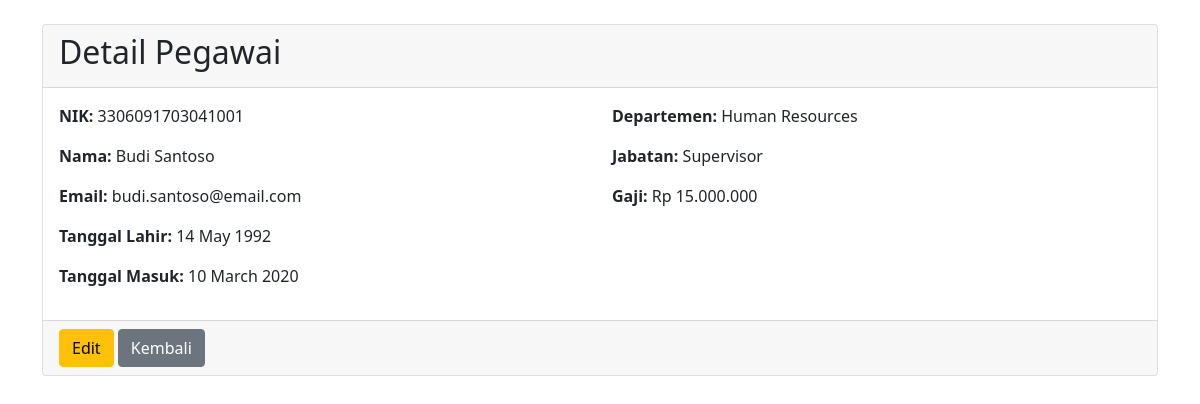
/employees/view.php?id=2 (signed in), run on an earlier commit of the app's database.
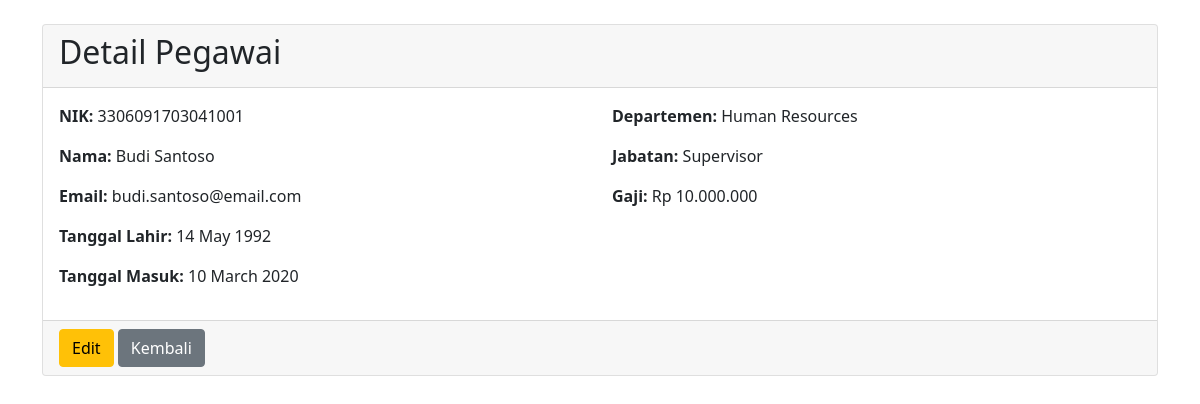
And on a later commit of the database.
### tables this page shows
CREATE TABLE `employees` (
  `emp_id` int(11) NOT NULL AUTO_INCREMENT,
  `nik` varchar(20) NOT NULL,
  `full_name` varchar(100) NOT NULL,
  `email` varchar(100) NOT NULL,
  `birth_date` date DEFAULT NULL,
  `hire_date` date DEFAULT NULL,
  `dept_id` int(11) DEFAULT NULL,
  `position_id` int(11) DEFAULT NULL,
  `salary` decimal(15,2) DEFAULT NULL,
  `created_at` timestamp NOT NULL DEFAULT current_timestamp(),
  `updated_at` timestamp NOT NULL DEFAULT current_timestamp() ON UPDATE current_timestamp(),
  PRIMARY KEY (`emp_id`),
  UNIQUE KEY `nik` (`nik`),
  UNIQUE KEY `email` (`email`),
  KEY `dept_id` (`dept_id`),
  KEY `position_id` (`position_id`),
  CONSTRAINT `employees_ibfk_1` FOREIGN KEY (`dept_id`) REFERENCES `departments` (`dept_id`),
  CONSTRAINT `employees_ibfk_2` FOREIGN KEY (`position_id`) REFERENCES `positions` (`position_id`)
);

CREATE TABLE `departments` (
  `dept_id` int(11) NOT NULL AUTO_INCREMENT,
  `dept_name` varchar(100) NOT NULL,
  `created_at` timestamp NOT NULL DEFAULT current_timestamp(),
  PRIMARY KEY (`dept_id`)
);

CREATE TABLE `positions` (
  `position_id` int(11) NOT NULL AUTO_INCREMENT,
  `position_name` varchar(100) NOT NULL,
  `salary_range_min` decimal(15,2) DEFAULT NULL,
  `salary_range_max` decimal(15,2) DEFAULT NULL,
  `created_at` timestamp NOT NULL DEFAULT current_timestamp(),
  PRIMARY KEY (`position_id`)
);

### employees/view.php (the view, shortened to what this page needs)
<?php
$database = new Database();
$db = $database->getConnection();
if (isset($_GET['id'])) {
    $emp_id = $_GET['id'];
    try {
        $query = "SELECT
            e.emp_id,
            e.nik,
            e.full_name,
            e.email,
            e.birth_date,
            e.hire_date,
            d.dept_name,
            p.position_name,
            e.salary
        FROM employees e
        LEFT JOIN departments d ON e.dept_id = d.dept_id
        LEFT JOIN positions p ON e.position_id = p.position_id
        WHERE e.emp_id = ?";
        $stmt = $db->prepare($query);
        $stmt->execute([$emp_id]);
        $employee = $stmt->fetch(PDO::FETCH_ASSOC);
    } catch (PDOException $e) {
        error_log("Database Error: " . $e->getMessage());
        die("Maaf, terjadi kesalahan dalam mengakses data.");
    }
} else {
    header("Location: index.php");
    exit();
}
?>
<!DOCTYPE html>
<html lang="id">
<head>
    <link href="https://cdn.jsdelivr.net/npm/bootstrap@5.1.3/dist/css/bootstrap.min.css" rel="stylesheet">
</head>
<body>
    <div class="container mt-4">
        <div class="card">
            <div class="card-header">
                <h2>Detail Pegawai</h2>
            </div>
            <div class="card-body">
                <div class="row">
                    <div class="col-md-6">
                        <p><strong>NIK:</strong> <?php echo htmlspecialchars($employee['nik']); ?></p>
                        <p><strong>Nama:</strong> <?php echo htmlspecialchars($employee['full_name']); ?></p>
                        <p><strong>Email:</strong> <?php echo htmlspecialchars($employee['email']); ?></p>
                        <p><strong>Tanggal Lahir:</strong> <?php echo date('d F Y', strtotime($employee['birth_date'])); ?></p>
                        <p><strong>Tanggal Masuk:</strong> <?php echo date('d F Y', strtotime($employee['hire_date'])); ?></p>
                    </div>
                    <div class="col-md-6">
                        <p><strong>Departemen:</strong> <?php echo htmlspecialchars($employee['dept_name']); ?></p>
                        <p><strong>Jabatan:</strong> <?php echo htmlspecialchars($employee['position_name']); ?></p>
                        <p><strong>Gaji:</strong> Rp <?php echo number_format($employee['salary'], 0, ',', '.'); ?></p>
                    </div>
                </div>
            </div>
            <div class="card-footer">
                <a href="edit.php?id=<?php echo htmlspecialchars($employee['emp_id']); ?>" class="btn btn-warning">Edit</a>
                <a href="index.php" class="btn btn-secondary">Kembali</a>
            </div>
        </div>
    </div>
</body>
</html>

What changed in the data, as far as the page shows it:
changed employees "Budi Santoso": salary "15.000.000" → "10.000.000"
